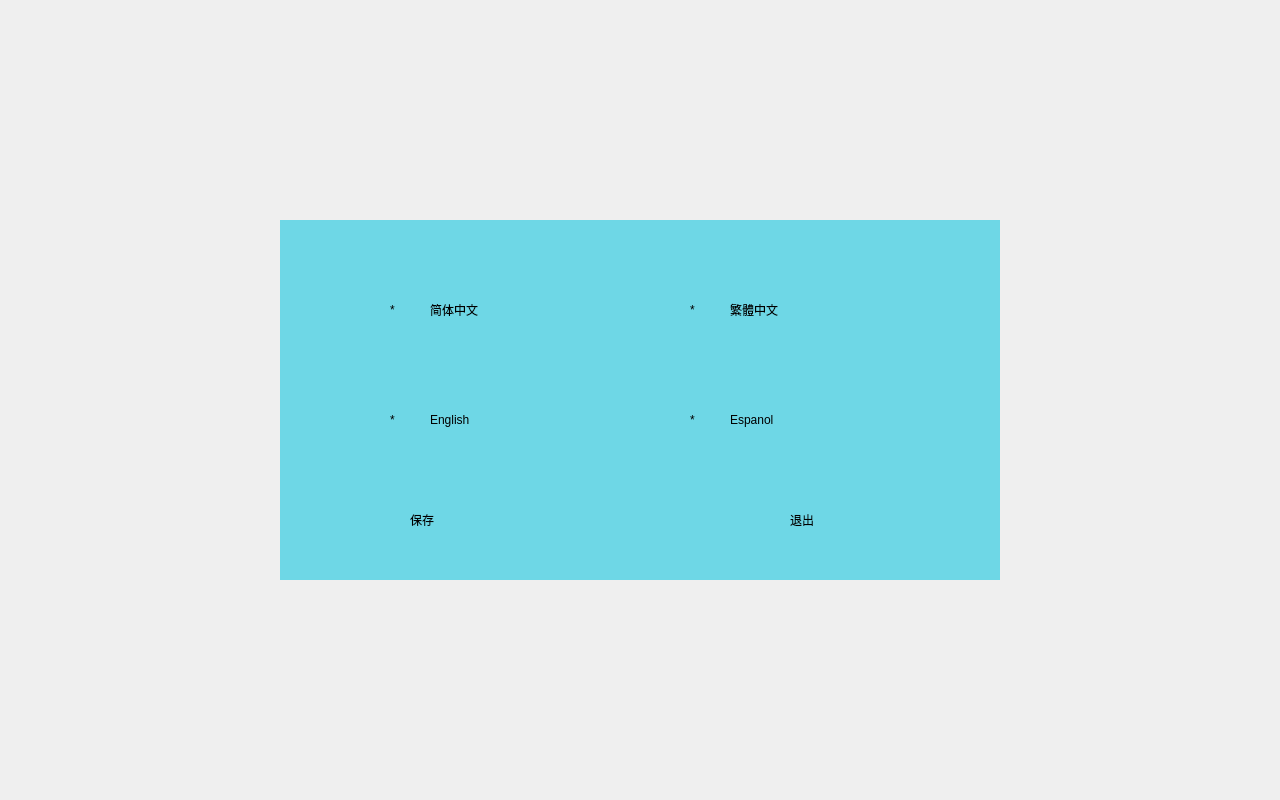
<?xml version="1.0" encoding="UTF-8"?>
<ui version="4.0">
 <class>language_setting</class>
 <widget class="QWidget" name="language_setting">
  <property name="geometry">
   <rect>
    <x>0</x>
    <y>0</y>
    <width>1280</width>
    <height>800</height>
   </rect>
  </property>
  <property name="windowTitle">
   <string>Form</string>
  </property>
  <widget class="Label_Tchinese" name="label_Tchinese">
   <property name="geometry">
    <rect>
     <x>730</x>
     <y>290</y>
     <width>150</width>
     <height>40</height>
    </rect>
   </property>
   <property name="text">
    <string>繁體中文</string>
   </property>
  </widget>
  <widget class="QLabel" name="label">
   <property name="geometry">
    <rect>
     <x>0</x>
     <y>0</y>
     <width>1280</width>
     <height>800</height>
    </rect>
   </property>
   <property name="text">
    <string/>
   </property>
  </widget>
  <widget class="Label_return_L" name="label_return">
   <property name="geometry">
    <rect>
     <x>790</x>
     <y>490</y>
     <width>100</width>
     <height>60</height>
    </rect>
   </property>
   <property name="text">
    <string>退出</string>
   </property>
  </widget>
  <widget class="QLabel" name="label_backdrop">
   <property name="geometry">
    <rect>
     <x>280</x>
     <y>220</y>
     <width>720</width>
     <height>360</height>
    </rect>
   </property>
   <property name="styleSheet">
    <string notr="true">background-color: rgb(110, 215, 230);</string>
   </property>
   <property name="text">
    <string/>
   </property>
  </widget>
  <widget class="Label_chinese" name="label_chinese">
   <property name="geometry">
    <rect>
     <x>430</x>
     <y>290</y>
     <width>150</width>
     <height>40</height>
    </rect>
   </property>
   <property name="text">
    <string>简体中文</string>
   </property>
  </widget>
  <widget class="Label_save_L" name="label_save">
   <property name="geometry">
    <rect>
     <x>410</x>
     <y>490</y>
     <width>100</width>
     <height>60</height>
    </rect>
   </property>
   <property name="text">
    <string>保存</string>
   </property>
  </widget>
  <widget class="Label_english" name="label_english">
   <property name="geometry">
    <rect>
     <x>430</x>
     <y>400</y>
     <width>150</width>
     <height>40</height>
    </rect>
   </property>
   <property name="text">
    <string>English</string>
   </property>
  </widget>
  <widget class="QLabel" name="label_D1">
   <property name="geometry">
    <rect>
     <x>390</x>
     <y>290</y>
     <width>40</width>
     <height>40</height>
    </rect>
   </property>
   <property name="text">
    <string>*</string>
   </property>
  </widget>
  <widget class="QLabel" name="label_D2">
   <property name="geometry">
    <rect>
     <x>690</x>
     <y>290</y>
     <width>40</width>
     <height>40</height>
    </rect>
   </property>
   <property name="text">
    <string>*</string>
   </property>
  </widget>
  <widget class="QLabel" name="label_D3">
   <property name="geometry">
    <rect>
     <x>390</x>
     <y>400</y>
     <width>40</width>
     <height>40</height>
    </rect>
   </property>
   <property name="text">
    <string>*</string>
   </property>
  </widget>
  <widget class="Label_espanol" name="label_espanol">
   <property name="geometry">
    <rect>
     <x>730</x>
     <y>400</y>
     <width>150</width>
     <height>40</height>
    </rect>
   </property>
   <property name="text">
    <string>Espanol</string>
   </property>
  </widget>
  <widget class="QLabel" name="label_D4">
   <property name="geometry">
    <rect>
     <x>690</x>
     <y>400</y>
     <width>40</width>
     <height>40</height>
    </rect>
   </property>
   <property name="text">
    <string>*</string>
   </property>
  </widget>
  <zorder>label</zorder>
  <zorder>label_backdrop</zorder>
  <zorder>label_Tchinese</zorder>
  <zorder>label_return</zorder>
  <zorder>label_chinese</zorder>
  <zorder>label_save</zorder>
  <zorder>label_english</zorder>
  <zorder>label_D2</zorder>
  <zorder>label_D3</zorder>
  <zorder>label_D1</zorder>
  <zorder>label_espanol</zorder>
  <zorder>label_D4</zorder>
 </widget>
 <customwidgets>
  <customwidget>
   <class>Label_chinese</class>
   <extends>QLabel</extends>
   <header>language_setting.h</header>
  </customwidget>
  <customwidget>
   <class>Label_Tchinese</class>
   <extends>QLabel</extends>
   <header>language_setting.h</header>
  </customwidget>
  <customwidget>
   <class>Label_english</class>
   <extends>QLabel</extends>
   <header>language_setting.h</header>
  </customwidget>
  <customwidget>
   <class>Label_return_L</class>
   <extends>QLabel</extends>
   <header>language_setting.h</header>
  </customwidget>
  <customwidget>
   <class>Label_save_L</class>
   <extends>QLabel</extends>
   <header>language_setting.h</header>
  </customwidget>
  <customwidget>
   <class>Label_espanol</class>
   <extends>QLabel</extends>
   <header>language_setting.h</header>
  </customwidget>
 </customwidgets>
 <resources/>
 <connections/>
</ui>
